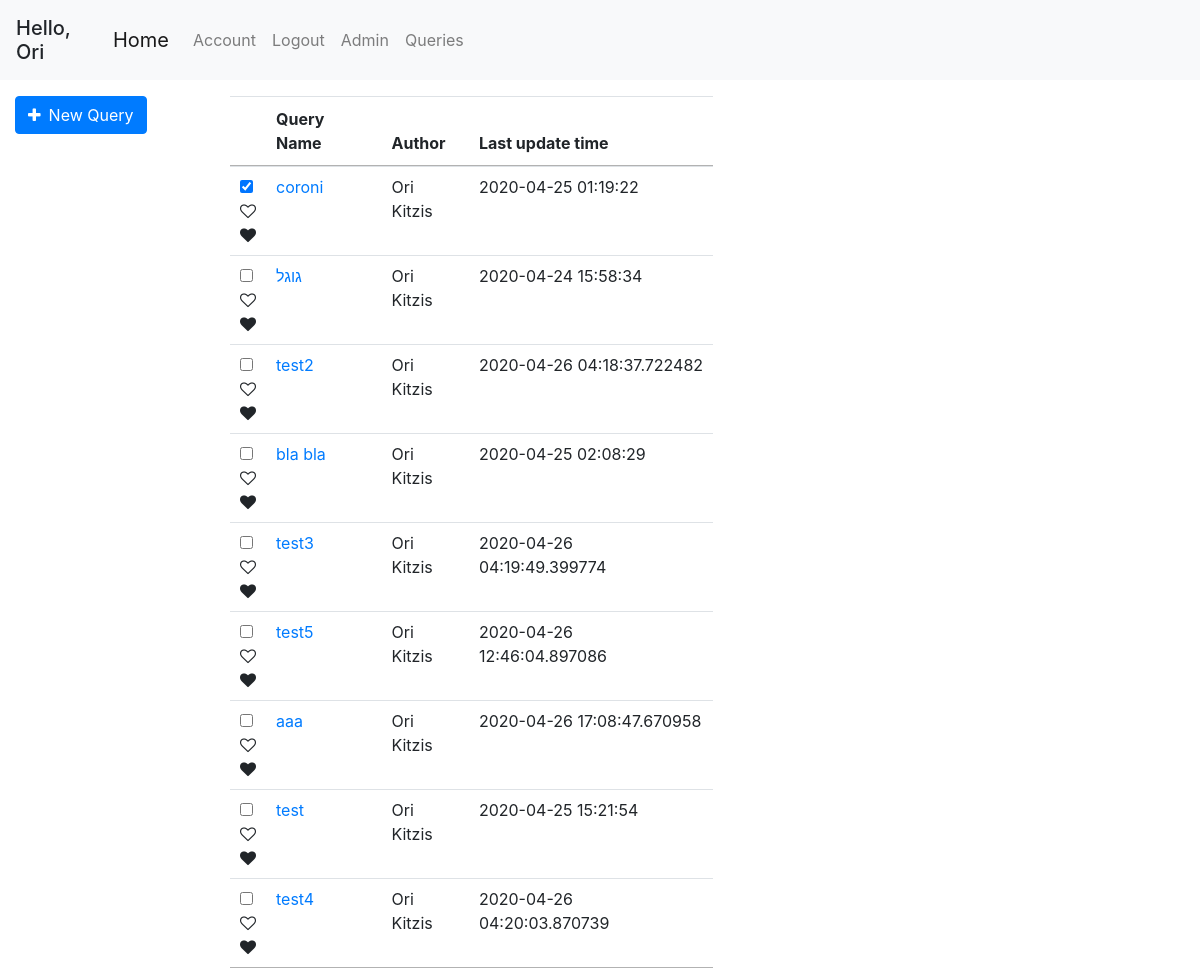
Page /queries (signed in) on the committed database.
### geoportal/models.py (models this page shows, shortened)
class User(db.Model, UserMixin):
    id = db.Column(db.Integer, primary_key=True)
    username = db.Column(db.String(20), unique=True, nullable=False)
    email = db.Column(db.String(120), unique=True, nullable=False)
    first_name = db.Column(db.String(20), nullable=False, default='')
    last_name = db.Column(db.String(20), nullable=False, default='')
    password = db.Column(db.String(60), nullable=False)
    team_id = db.Column(db.Integer, db.ForeignKey('team.id'))
    roles = db.relationship('Role', secondary='user_roles')
    layers = db.relationship('Layer', backref='user', lazy=True)
    queries = db.relationship('Query', backref='user', lazy=True)
    @property
    def full_name(self):
        return f'{self.first_name} {self.last_name}'

class Query(db.Model):
    id = db.Column(db.Integer, primary_key=True)
    user_id = db.Column(db.Integer, db.ForeignKey('user.id'), nullable=False, default=0)
    query_name = db.Column(db.String(120))
    db_name = db.Column(db.String(20))
    date_uploaded = db.Column(db.DateTime, nullable=False, default=datetime.datetime.now)
    last_update_time = db.Column(db.DateTime, nullable=False, default=datetime.datetime.now)
    query_text = db.Column(db.Text, nullable=False, default='')
    only_user = db.Column(db.Boolean, default=False)
    only_team = db.Column(db.Boolean, default=False)
    public = db.Column(db.Boolean, default=True)
    parameters = db.relationship('QueryTextParameters', backref='query', lazy=True)

### geoportal/views.py (the view)
@app.route('/queries')
@login_required
def queries():
    queries = get_allowd_queries()
    marked_queries = db.session.query(UserMarkedQuery.query_id).filter_by(user_id=current_user.id).all()
    marked_queries = [query[0] for query in marked_queries]
    return render_template('queries.html', queries=queries, marked_queries=marked_queries)

### geoportal/models.py (called while the page is built)
@login_manager.user_loader
def load_user(user_id):
    return User.query.get(int(user_id))

### geoportal/views.py (called while the page is built)
def marked_queries_first(queries):
    return sorted(queries, key=lambda query: UserMarkedQuery.query.filter(and_(UserMarkedQuery.query_id == query.id, UserMarkedQuery.user_id == current_user.id)).first() is not None, reverse=True)

def get_allowd_queries():
    if current_user.is_authenticated:
        queries = Query.query.order_by(Query.only_user.desc(), Query.public).all()
        authorized_queries = []
        for query in queries:
            if query.public or (query.only_team and User.query.get(query.user_id).team_id == current_user.team_id) or query.user_id == current_user.id:
                authorized_queries.append(query)
        queries = authorized_queries
        queries = marked_queries_first(queries)
    else:
        queries = Query.query.filter_by(public=True).all()
    return queries

### geoportal/templates/queries.html (shortened to what this page needs)
{% extends "base.html" %}
{% block left_sidebar %}
    <form class="mt-3" action="/query">
        <button class="btn btn-primary"><span class="fa fa-plus mr-2"></span>New Query</button>
    </form>
{% endblock left_sidebar %}
{% block content %}
<div class="col-md-8 mt-3">
    <table class="table table-hover table-condensed dataTable no-footer">
        <thead>
            <tr>
                <th></th>
                <th>Query Name</th>
                <th>Author</th>
                <th>Last update time</th>
            </tr>
        </thead>
        <tbody>
        {% for query in queries %}
            <tr>
                <td>
                    <div class="pretty p-icon p-toggle p-plain">
                        <input id="mark-{{ query.id }}" type="checkbox" name="fav-checkbox" class=""/>
                        <div class="state p-off">
                            <i class="icon fa fa-heart-o "></i>
                        </div>
                        <div class="state p-on p-info-o">
                            <i class="icon fa fa-heart"></i>
                        </div>
                    </div>
                </td>
                <td> <a href="/query/{{ query.id }}">{{ query.query_name }}</a></td>
                <td>{{ query.user.full_name }}</td>
                <td>{{ query.last_update_time }}</td>
            </tr>
        {% endfor %}
        </tbody>
    </table>
</div>
{% endblock content %}

### geoportal/templates/base.html (shortened to what this page needs)
<!DOCTYPE html>
<html lang="en">
<head>
    <link rel="stylesheet" href="/static/css/bootstrap.css"/>
    <link rel="stylesheet" href="/static/css/style.css"/>
    <link rel="stylesheet" href="https://unpkg.com/leaflet@1.6.0/dist/leaflet.css"
/>
    <link rel="stylesheet" href="https://cdnjs.cloudflare.com/ajax/libs/leaflet.draw/0.4.2/leaflet.draw.css"/>
    <link rel="stylesheet" href="//cdn.datatables.net/1.10.20/css/jquery.dataTables.min.css">
    <link rel="stylesheet" href="https://cdnjs.cloudflare.com/ajax/libs/font-awesome/4.7.0/css/font-awesome.min.css">
    <link rel="stylesheet" href="https://cdn.jsdelivr.net/npm/pretty-checkbox@3.0/dist/pretty-checkbox.min.css">
</head>
<body>
    <header class="site-header">
        <nav class="navbar navbar-expand-lg navbar-fixed-top navbar-light bg-light">
            {% if current_user.is_authenticated %}
            <h5 class="mt-2">Hello, {{ current_user.first_name }}</h5>
            {% endif %}
            <div class="container">
                <a class="navbar-brand" href="{{ url_for('home') }}">Home</a>
                <div class="collapse navbar-collapse" id="navbarSupportedContent">
                    <ul class="navbar-nav mr-auto">
                        {% if current_user.is_authenticated %}
                            <li class="nav-item"><a class="nav-link" href="{{ url_for('account') }}">Account</a></li>
                            <li class="nav-item"><a class="nav-link" href="{{ url_for('logout') }}">Logout</a></li>
                            <li class="nav-item"><a class="nav-link" href="{{ url_for('admin.index') }}">Admin</a></li>
                            <li class="nav-item"><a class="nav-link" href="{{ url_for('queries') }}">Queries</a></li>
                        {% else %}
                            <li class="nav-item"><a class="nav-link" href="{{ url_for('login') }}">Login</a></li>
                            <li class="nav-item"><a class="nav-link" href="{{ url_for('register') }}">Register</a></li>
                        {% endif %}
                    </ul>
                </div>
            </div>
        </nav>
    </header>
    <div class="container-fluid" id="content">
        <div class="row">
            <div class="col-md-2 sidebar">
                {% block left_sidebar %}{% endblock %}
            </div>
            <div class="col-md-8 main">
                {% block content %}{% endblock %}
            </div>
            <div class="col-md-2 sidebar" id="right-sidebar">
            </div>
        </div>
    </div>
</body>
</html>

### rows in the picture
User: first_name "Ori"
Query: query_name "coroni", user.full_name "Ori Kitzis", last_update_time "2020-04-25 01:19:22"
Query: query_name "גוגל", user.full_name "Ori Kitzis", last_update_time "2020-04-24 15:58:34"
Query: query_name "test2", user.full_name "Ori Kitzis", last_update_time "2020-04-26 04:18:37.722482"
Query: query_name "bla bla", user.full_name "Ori Kitzis", last_update_time "2020-04-25 02:08:29"
Query: query_name "test3", user.full_name "Ori Kitzis", last_update_time "2020-04-26 04:19:49.399774"
Query: query_name "test5", user.full_name "Ori Kitzis", last_update_time "2020-04-26 12:46:04.897086"
Query: query_name "aaa", user.full_name "Ori Kitzis", last_update_time "2020-04-26 17:08:47.670958"
Query: query_name "test", user.full_name "Ori Kitzis", last_update_time "2020-04-25 15:21:54"
Query: query_name "test4", user.full_name "Ori Kitzis", last_update_time "2020-04-26 04:20:03.870739"
